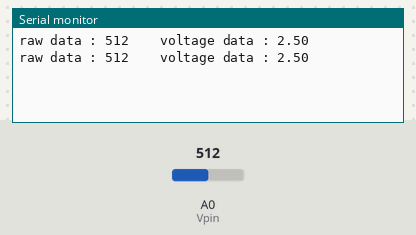
The sketch below on a simulated Arduino Uno, built with avr-gcc and run on an emulated ATmega328P. On the bench: the last lines printed to the serial monitor. Inputs (shaded band) come from the test bench; at power-on: A0 (Vpin) = 512.

Above: at 1.8 s.
1.9 s: A0 (Vpin) set to 716
At 2.4 s:
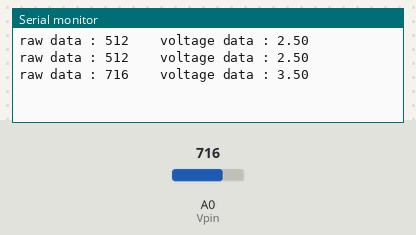
3.4 s: A0 (Vpin) set to 900
At 4.8 s:
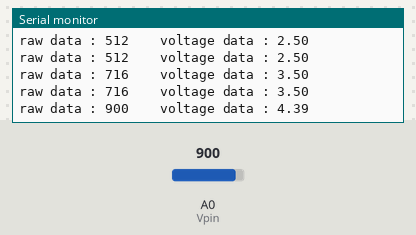
Timing chart, 0 to 6.4 s (numbered marks = the images above; inputs shaded):
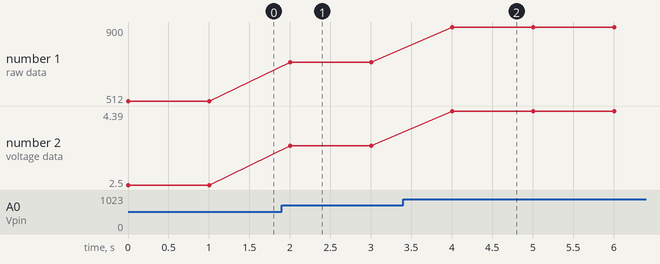

The sketch:

Lab6_Volt_Detect.ino
```cpp
const int Vpin=0;
void setup() {
  Serial.begin(9600);
}
void loop() {
  int raw_data = analogRead(Vpin);  // 依據電壓傳回介於 0~1023 的值
  Serial.print("raw data : ");  Serial.print(raw_data);
  float map_data = raw_data / 1024.0 * 5.0;
  Serial.print("    voltage data : ");  Serial.println(map_data);
  delay(1000);
}
```

Measured:
- after the input at 1.9 s, the serial monitor: prints a new line after 0.10 s (image 1)
- after the input at 3.4 s, the serial monitor: prints a new line after 0.60 s (image 2)
- plotted number 1: 512 → 716 after the input at 1.9 s, 716 → 900 after the input at 3.4 s
- plotted number 2: 2.5 → 3.5 after the input at 1.9 s, 3.5 → 4.39 after the input at 3.4 s
